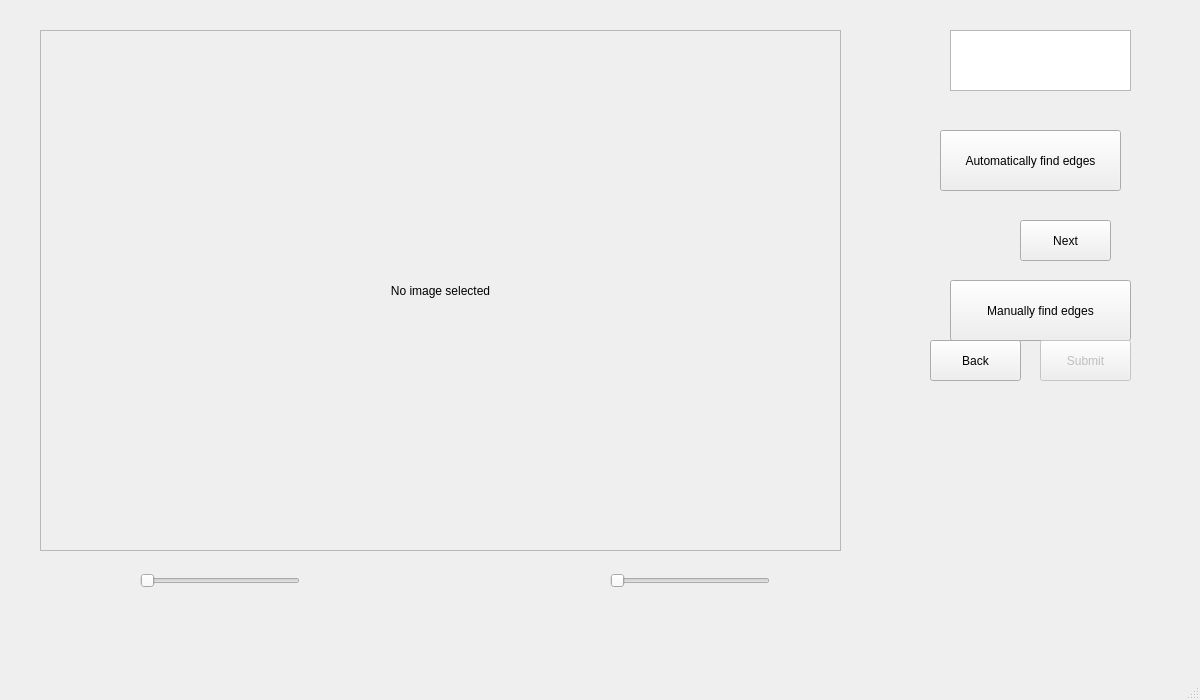
<?xml version="1.0" encoding="UTF-8"?>
<ui version="4.0">
 <class>MainWindow</class>
 <widget class="QMainWindow" name="MainWindow">
  <property name="geometry">
   <rect>
    <x>0</x>
    <y>0</y>
    <width>1200</width>
    <height>700</height>
   </rect>
  </property>
  <property name="windowTitle">
   <string>MainWindow</string>
  </property>
  <widget class="QWidget" name="centralwidget">
   <widget class="QPushButton" name="Auto">
    <property name="enabled">
     <bool>true</bool>
    </property>
    <property name="geometry">
     <rect>
      <x>940</x>
      <y>130</y>
      <width>181</width>
      <height>61</height>
     </rect>
    </property>
    <property name="text">
     <string>Automatically find edges</string>
    </property>
    <property name="flat">
     <bool>false</bool>
    </property>
   </widget>
   <widget class="QPushButton" name="Manual">
    <property name="enabled">
     <bool>true</bool>
    </property>
    <property name="geometry">
     <rect>
      <x>950</x>
      <y>280</y>
      <width>181</width>
      <height>61</height>
     </rect>
    </property>
    <property name="text">
     <string>Manually find edges</string>
    </property>
    <property name="flat">
     <bool>false</bool>
    </property>
   </widget>
   <widget class="QFrame" name="edge_Frame">
    <property name="geometry">
     <rect>
      <x>40</x>
      <y>30</y>
      <width>801</width>
      <height>521</height>
     </rect>
    </property>
    <property name="minimumSize">
     <size>
      <width>0</width>
      <height>0</height>
     </size>
    </property>
    <property name="maximumSize">
     <size>
      <width>16777215</width>
      <height>16777215</height>
     </size>
    </property>
    <property name="frameShape">
     <enum>QFrame::StyledPanel</enum>
    </property>
    <property name="frameShadow">
     <enum>QFrame::Raised</enum>
    </property>
    <widget class="QLabel" name="imageLabel">
     <property name="geometry">
      <rect>
       <x>0</x>
       <y>0</y>
       <width>801</width>
       <height>521</height>
      </rect>
     </property>
     <property name="text">
      <string>No image selected</string>
     </property>
     <property name="alignment">
      <set>Qt::AlignCenter</set>
     </property>
    </widget>
   </widget>
   <widget class="QPushButton" name="BackToMain">
    <property name="geometry">
     <rect>
      <x>930</x>
      <y>340</y>
      <width>91</width>
      <height>41</height>
     </rect>
    </property>
    <property name="text">
     <string>Back</string>
    </property>
   </widget>
   <widget class="QSlider" name="lowThresh">
    <property name="enabled">
     <bool>false</bool>
    </property>
    <property name="geometry">
     <rect>
      <x>140</x>
      <y>570</y>
      <width>160</width>
      <height>22</height>
     </rect>
    </property>
    <property name="maximum">
     <number>255</number>
    </property>
    <property name="orientation">
     <enum>Qt::Horizontal</enum>
    </property>
   </widget>
   <widget class="QSlider" name="highThresh">
    <property name="enabled">
     <bool>false</bool>
    </property>
    <property name="geometry">
     <rect>
      <x>610</x>
      <y>570</y>
      <width>160</width>
      <height>22</height>
     </rect>
    </property>
    <property name="maximum">
     <number>255</number>
    </property>
    <property name="orientation">
     <enum>Qt::Horizontal</enum>
    </property>
   </widget>
   <widget class="QPlainTextEdit" name="smallThreshIn">
    <property name="geometry">
     <rect>
      <x>950</x>
      <y>30</y>
      <width>181</width>
      <height>61</height>
     </rect>
    </property>
   </widget>
   <widget class="QPushButton" name="Submit">
    <property name="enabled">
     <bool>false</bool>
    </property>
    <property name="geometry">
     <rect>
      <x>1040</x>
      <y>340</y>
      <width>91</width>
      <height>41</height>
     </rect>
    </property>
    <property name="text">
     <string>Submit</string>
    </property>
    <property name="flat">
     <bool>false</bool>
    </property>
   </widget>
   <widget class="QPushButton" name="next">
    <property name="enabled">
     <bool>true</bool>
    </property>
    <property name="geometry">
     <rect>
      <x>1020</x>
      <y>220</y>
      <width>91</width>
      <height>41</height>
     </rect>
    </property>
    <property name="text">
     <string>Next</string>
    </property>
    <property name="flat">
     <bool>false</bool>
    </property>
   </widget>
  </widget>
  <widget class="QMenuBar" name="menubar">
   <property name="geometry">
    <rect>
     <x>0</x>
     <y>0</y>
     <width>1200</width>
     <height>22</height>
    </rect>
   </property>
  </widget>
  <widget class="QStatusBar" name="statusbar"/>
 </widget>
 <resources/>
 <connections/>
</ui>
